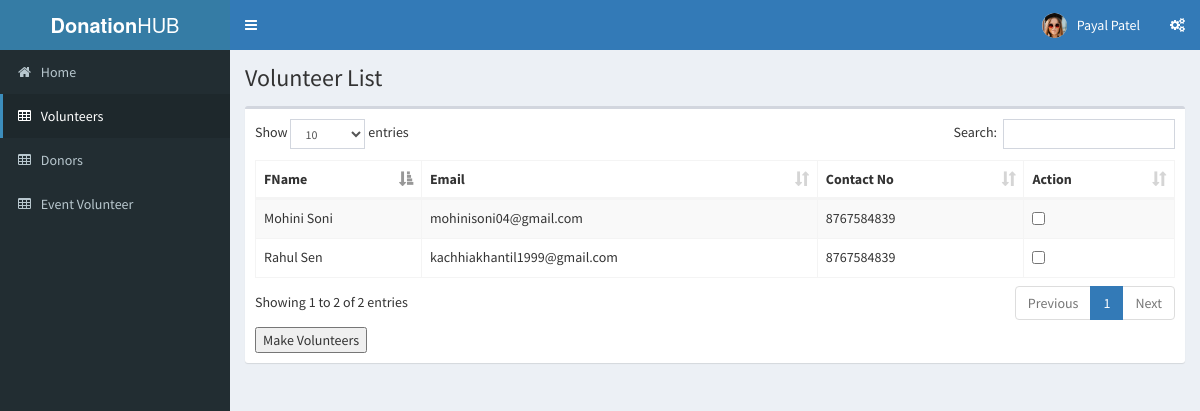
Screenshot of /thecharity/event_handler_volunteer.php (signed in) with the database file from the repository.
### tables this page shows
CREATE TABLE `volunteer_register` (
  `volunteer_id` int(10) NOT NULL,
  `firstname` varchar(20) NOT NULL,
  `email` varchar(255) NOT NULL,
  `password` varchar(20) NOT NULL,
  `contactno` bigint(11) NOT NULL,
  `address` varchar(50) NOT NULL,
  `city` varchar(20) NOT NULL,
  `area_name` varchar(255) NOT NULL,
  `bloodgroup` varchar(10) NOT NULL,
  `gender` varchar(10) NOT NULL,
  `birthdate` date NOT NULL,
  `admin_accept` int(10) NOT NULL,
  `pic` text NOT NULL,
  `verified` varchar(255) NOT NULL DEFAULT 'not verified',
  `is_handler` int(11) NOT NULL DEFAULT 0,
  `is_event_volunteer` int(11) NOT NULL
);

### thecharity/event_handler_volunteer.php (the view, shortened to what this page needs)
<?php
include("config.php");
$sql3="select * from volunteer_register where is_handler=1";
$res3=mysqli_query($conn,$sql3);
if($row3=mysqli_fetch_assoc($res3))
{
    $vol_nm=$row3['firstname'];
    $vol_pic=$row3['pic'];
}
?>
<!DOCTYPE html>
<html>
<head>
    <link rel="stylesheet" href="admin/bower_components/bootstrap/dist/css/bootstrap.min.css">
    <link rel="stylesheet" href="admin/bower_components/font-awesome/css/font-awesome.min.css">
    <link rel="stylesheet" href="admin/bower_components/Ionicons/css/ionicons.min.css">
    <link rel="stylesheet" href="admin/bower_components/datatables.net-bs/css/dataTables.bootstrap.min.css">
    <link rel="stylesheet" href="admin/dist/css/AdminLTE.min.css">
    <link rel="stylesheet" href="admin/dist/css/skins/_all-skins.min.css">
</head>
<body class="hold-transition skin-blue sidebar-mini">
<div class="wrapper">
    <header class="main-header">
        <a  class="logo">
            <span class="logo-lg"><b>Donation</b>HUB</span>
        </a>
        <nav class="navbar navbar-static-top">
            <a href="#" class="sidebar-toggle" data-toggle="push-menu" role="button">
            </a>
            <div class="navbar-custom-menu">
                <ul class="nav navbar-nav">
                    <li class="dropdown user user-menu">
                        <a href="#" class="dropdown-toggle" data-toggle="dropdown">
                            <img src="<?php echo $vol_pic;?>" class="user-image">
                            <span class="hidden-xs"><?php echo $vol_nm;?></span>
                        </a>
                    </li>
                    <li>
                        <a href="#" data-toggle="control-sidebar"><i class="fa fa-gears"></i></a>
                    </li>
                </ul>
            </div>
        </nav>
    </header>
    <aside class="main-sidebar">
        <section class="sidebar">
            <ul class="sidebar-menu" data-widget="tree">
                <li>
                    <a href="event_handler_index.php">
                        <i class="fa fa-home"></i> <span>Home</span>          </a>        </li>
                <li class="active treeview">
                    <a href="event_handler_volunteer.php">
                        <i class="fa fa-table"></i> <span>Volunteers</span>
                    </a>
                </li>
                <li>
                    <a href="event_donor.php">
                        <i class="fa fa-table"></i> <span>Donors</span>
                    </a>
                </li>
                 <li>
                    <a href="event_volunteer.php">
                        <i class="fa fa-table"></i> <span>Event Volunteer</span>
                    </a>
                </li>
            </ul>
        </section>
    </aside>
    <div class="content-wrapper">
        <section class="content-header">
            <h1>
                Volunteer List
            </h1>
        </section>
        <section class="content">
            <div class="row">
                <div class="col-xs-12">
                    <div class="box">
                        <div class="box-body">
                            <table id="example1" class="table table-bordered table-striped">
                                <thead>
                                <tr>
                                    <th>FName</th>
                                    <th>Email</th>
                                    <th>Contact No</th>
                                    <th>Action</th>
                                </tr>
                                </thead>
                                <tbody>
                                    <?php
                                $sql="select * from volunteer_register where is_handler=0 and is_event_volunteer=0";
                                $run=mysqli_query($conn,$sql);
                                while($row=mysqli_fetch_assoc($run))
                                {
                                ?>
                                <tr>
                                    <td><?php echo $row['firstname'];?></td>
                                    <td><?php echo $row['email'];?></td>
                                    <td><?php echo $row['contactno'];?></td>
                                    <td>
                                        <input type="checkbox" name="makeVol" id="makeVol" value="<?php echo $row['volunteer_id'];?>">
                                    </td>  	</tr>
                                    <?php }?>
                                </tbody>
                            </table>
                            <button id="subVol">Make Volunteers</button>
                        </div>
                    </div>
                </div>
            </div>
        </section>
    </div>
</div>
</body>
</html>
<!DOCTYPE html PUBLIC "-//W3C//DTD XHTML 1.0 Transitional//EN" "http://www.w3.org/TR/xhtml1/DTD/xhtml1-transitional.dtd">
<html xmlns="http://www.w3.org/1999/xhtml">
<head>
</head>
<body>
</body>
</html>

### rows the page displays
volunteer_register: pic (picture), firstname "Payal Patel"
volunteer_register: firstname "Mohini Soni", email "mohinisoni04@gmail.com", contactno "8767584839"
volunteer_register: firstname "Rahul Sen", email "kachhiakhantil1999@gmail.com", contactno "8767584839"
